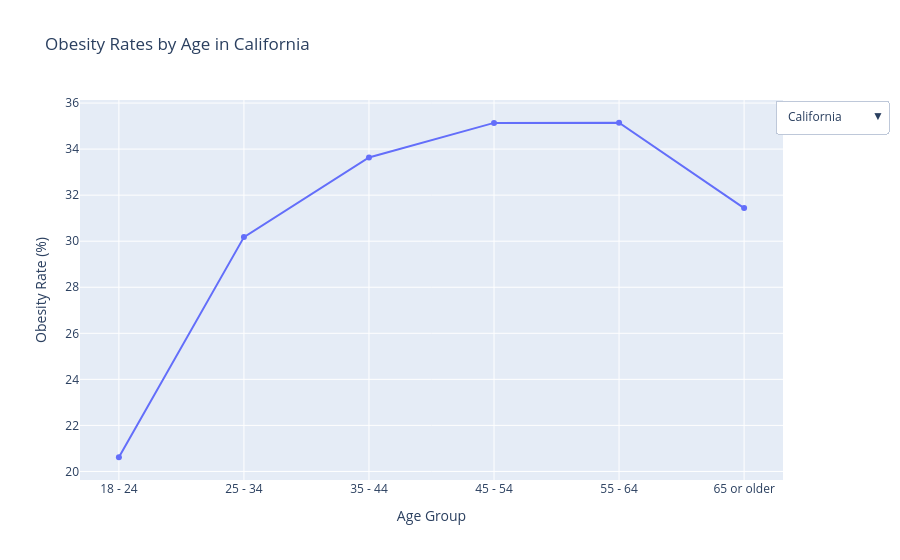

Notebook code for this chart:
### Code cell
import plotly.graph_objects as go

statesname = plot_filtered_npa["State"].unique()

fig6 = go.Figure()

# Add one trace per state
for state in states:
    state_filtered_npa = plot_filtered_npa[plot_filtered_npa["State"] == state]
    
    fig6.add_trace(
        go.Scatter(
            x=state_filtered_npa["Age_yrs"],
            y=state_filtered_npa["Data_Value"],
            mode="lines+markers",
            name=state,
            visible=(state == states[0])
            )
    )

# Create dropdown buttons
buttons = []

for i, state in enumerate(states):
    visibility = [False] * len(states)
    visibility[i] = True
    
    buttons.append(
        dict(
            label=state,
            method="update",
            args=[
                {"visible": visibility},
                {"title": "Obesity Rates by Age in {state}"}
            ]
        )
    )
# Add dropdown to layout
fig6.update_layout(
    title=f"Obesity Rates by Age in {states[0]}",
    xaxis_title="Age Group",
    yaxis_title="Obesity Rate (%)",
    updatemenus=[
        dict(
            active=0,
            buttons=buttons,
            x=1.15,
            y=1
        )
    ]
)

fig6.show()

### Figure 1 — Plotly figure (JSON) as saved in the notebook; plotly's stock layout.template omitted (floating-point values rounded to 4 significant figures)
{"data": [{"mode": "lines+markers", "name": "California", "type": "scatter", "visible": true, "x": ["18 - 24", "25 - 34", "35 - 44", "45 - 54", "55 - 64", "65 or older"], "y": [20.62, 30.18, 33.64, 35.14, 35.14, 31.44]}, {"mode": "lines+markers", "name": "Colorado", "type": "scatter", "visible": false, "x": ["18 - 24", "25 - 34", "35 - 44", "45 - 54", "55 - 64", "65 or older"], "y": [18.91, 27.31, 31.66, 33.83, 33.59, 31.02]}, {"mode": "lines+markers", "name": "Mississippi", "type": "scatter", "visible": false, "x": ["18 - 24", "25 - 34", "35 - 44", "45 - 54", "55 - 64", "65 or older"], "y": [26.44, 36.16, 38.12, 39.89, 38.94, 35.41]}, {"mode": "lines+markers", "name": "Ohio", "type": "scatter", "visible": false, "x": ["18 - 24", "25 - 34", "35 - 44", "45 - 54", "55 - 64", "65 or older"], "y": [23.82, 32.83, 36.35, 38.3, 37.84, 35.41]}, {"mode": "lines+markers", "name": "West Virginia", "type": "scatter", "visible": false, "x": ["18 - 24", "25 - 34", "35 - 44", "45 - 54", "55 - 64", "65 or older"], "y": [26.64, 35.03, 37.73, 40.17, 38.99, 36.17]}], "layout": {"title": {"text": "Obesity Rates by Age in California"}, "updatemenus": [{"active": 0, "buttons": [{"args": [{"visible": [true, false, false, false, false]}, {"title": "Obesity Rates by Age in {state}"}], "label": "California", "method": "update"}, {"args": [{"visible": [false, true, false, false, false]}, {"title": "Obesity Rates by Age in {state}"}], "label": "Colorado", "method": "update"}, {"args": [{"visible": [false, false, true, false, false]}, {"title": "Obesity Rates by Age in {state}"}], "label": "Mississippi", "method": "update"}, {"args": [{"visible": [false, false, false, true, false]}, {"title": "Obesity Rates by Age in {state}"}], "label": "Ohio", "method": "update"}, {"args": [{"visible": [false, false, false, false, true]}, {"title": "Obesity Rates by Age in {state}"}], "label": "West Virginia", "method": "update"}], "x": 1.15, "y": 1}], "xaxis": {"title": {"text": "Age Group"}}, "yaxis": {"title": {"text": "Obesity Rate (%)"}}}}
